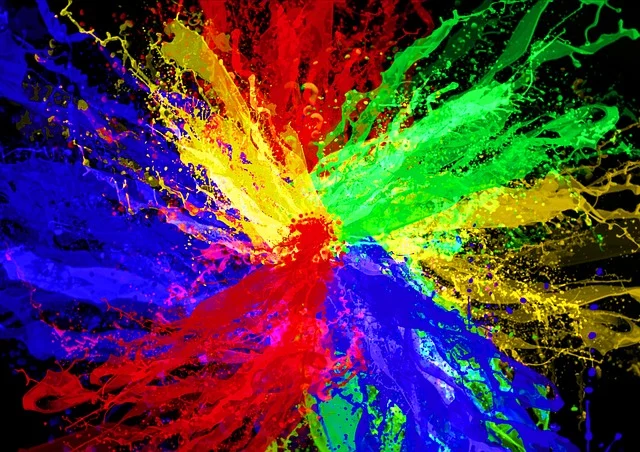
#> input picture DAY13/image.jpg, 640 x 452 px
$ python imageAlignment.py
#> lines starting #> are read from the running program, lines starting #| are printed output that depends on the picture
import cv2
import numpy as np


img1 = cv2.imread("image.jpg")
#> img1 is the input picture: shape (452, 640, 3); mean B, G, R 69, 60.7, 79.9
img2 = cv2.imread("image2.jpg")
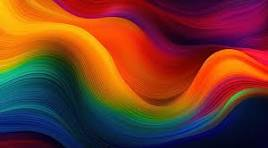
#> input picture DAY13/image2.jpg, 268 x 148 px
#> img2 is the input picture: shape (148, 268, 3); mean B, G, R 41.4, 57.5, 115.6

if img1 is None or img2 is None:
    print("Images not found!")
    exit()


gray1 = cv2.cvtColor(img1, cv2.COLOR_BGR2GRAY)
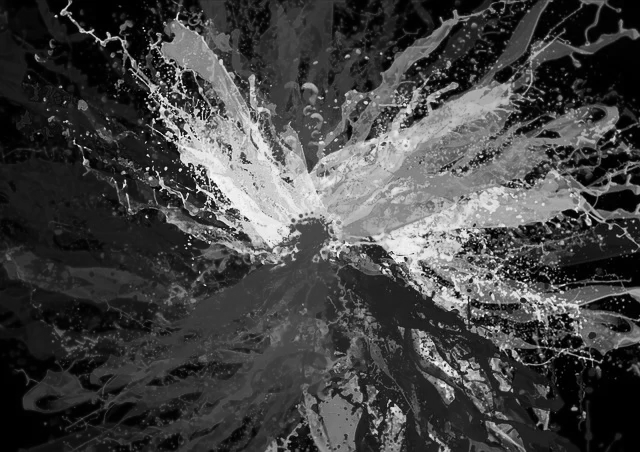
#> gray1: shape (452, 640); min 0, max 251, mean 67.4
gray2 = cv2.cvtColor(img2, cv2.COLOR_BGR2GRAY)
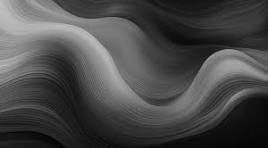
#> gray2: shape (148, 268); min 2, max 195, mean 73


orb = cv2.ORB_create(1000)

kp1, des1 = orb.detectAndCompute(gray1, None)
#> kp1 = 1000 keypoints; strongest (x, y, size): (187, 165, 31), (197, 167, 31), (196, 189, 31), (197, 176, 31)
kp2, des2 = orb.detectAndCompute(gray2, None)
#> kp2 = 7 keypoints; (x, y, size): (224, 107, 31), (47, 69, 31), (210, 111, 31), (224, 104, 31), (207, 58, 44.6), (208, 58, 37.2), (207, 59, 31)


bf = cv2.BFMatcher(cv2.NORM_HAMMING)

matches = bf.match(des1, des2)
#> matches = 1000 matches

matches = sorted(matches, key=lambda x: x.distance)


good_matches = matches[:100]
#> good_matches = 100 matches


src_pts = []
dst_pts = []

for match in good_matches:

    src_pts.append(
        kp1[match.queryIdx].pt
    )

    dst_pts.append(
        kp2[match.trainIdx].pt
    )
#> this loop made 100 passes
#> after the loop, dst_pts = 100 pairs, first value 47 to 224, second value 57.6 to 111; src_pts = 100 pairs, first value 106 to 596.4, second value 36 to 409.2

src_pts = np.float32(src_pts)
dst_pts = np.float32(dst_pts)


H, mask = cv2.findHomography(
    dst_pts,
    src_pts,
    cv2.RANSAC,
    5.0
)
#> H = [[-0.945, -0.875, 306.3], [-0.49, -0.467, 160.3], [-0.00404, -0.000852, 1]]; mask = 100 values, max 1 at index 11, min 0 at index 0, mean 0.13

print("Homography Matrix:\n")
print(H)
#| [[-9.45356176e-01 -8.75436996e-01  3.06279679e+02]
#|  [-4.89652666e-01 -4.67251229e-01  1.60344613e+02]
#|  [-4.03587339e-03 -8.51801091e-04  1.00000000e+00]]


height, width = img1.shape[:2]
#> height = 452; width = 640

aligned = cv2.warpPerspective(
    img2,
    H,
    (width, height)
)
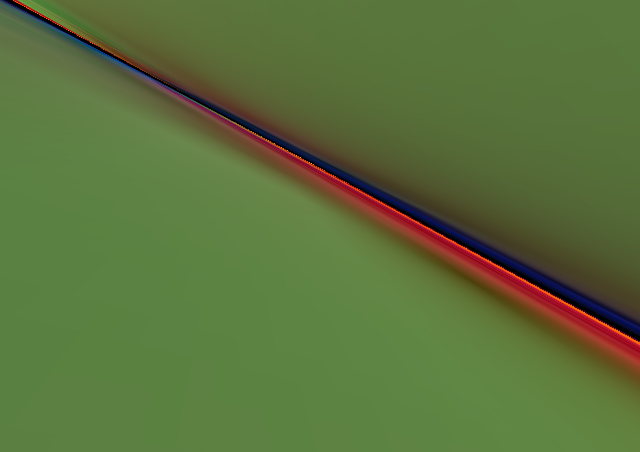
#> aligned: shape (452, 640, 3); mean B, G, R 60, 113.3, 91.3


cv2.imshow("Image 1", img1)
cv2.imshow("Image 2", img2)
cv2.imshow("Aligned Image 2", aligned)

cv2.waitKey(0)
cv2.destroyAllWindows()
